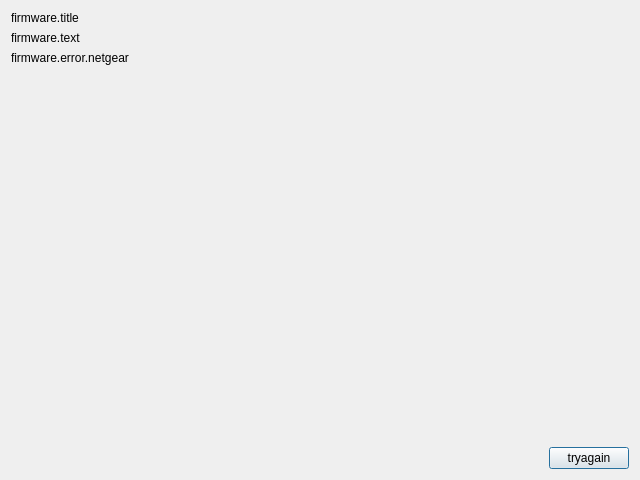
<?xml version="1.0" encoding="UTF-8"?>
<ui version="4.0">
 <class>firmwarePage</class>
 <widget class="FirmwarePage" name="firmwarePage">
  <property name="geometry">
   <rect>
    <x>0</x>
    <y>0</y>
    <width>640</width>
    <height>480</height>
   </rect>
  </property>
  <layout class="QVBoxLayout" name="verticalLayout">
   <item>
    <layout class="QHBoxLayout" name="horizontalLayout">
     <item>
      <widget class="QLabel" name="title">
       <property name="text">
        <string>firmware.title</string>
       </property>
       <property name="LPCText" stdset="0">
        <string>firmware.title</string>
       </property>
      </widget>
     </item>
    </layout>
   </item>
   <item>
    <widget class="QLabel" name="label">
     <property name="text">
      <string>firmware.text</string>
     </property>
     <property name="LPCText" stdset="0">
      <string>firmware.text</string>
     </property>
    </widget>
   </item>
   <item>
    <widget class="QLabel" name="error1">
     <property name="text">
      <string>firmware.error.netgear</string>
     </property>
     <property name="openExternalLinks">
      <bool>true</bool>
     </property>
     <property name="LPCText" stdset="0">
      <string>firmware.error.netgear</string>
     </property>
     <property name="LPCTags" stdset="0">
      <stringlist>
       <string>Error</string>
      </stringlist>
     </property>
    </widget>
   </item>
   <item>
    <spacer name="verticalSpacer">
     <property name="orientation">
      <enum>Qt::Vertical</enum>
     </property>
     <property name="sizeHint" stdset="0">
      <size>
       <width>20</width>
       <height>40</height>
      </size>
     </property>
    </spacer>
   </item>
   <item>
    <layout class="QHBoxLayout" name="horizontalLayout_2">
     <item>
      <spacer name="horizontalSpacer">
       <property name="orientation">
        <enum>Qt::Horizontal</enum>
       </property>
       <property name="sizeHint" stdset="0">
        <size>
         <width>40</width>
         <height>20</height>
        </size>
       </property>
      </spacer>
     </item>
     <item>
      <widget class="QPushButton" name="tryagain">
       <property name="text">
        <string>tryagain</string>
       </property>
       <property name="autoDefault">
        <bool>true</bool>
       </property>
       <property name="default">
        <bool>true</bool>
       </property>
       <property name="LPCText" stdset="0">
        <string>tryagain</string>
       </property>
      </widget>
     </item>
    </layout>
   </item>
  </layout>
 </widget>
 <customwidgets>
  <customwidget>
   <class>FirmwarePage</class>
   <extends>QWidget</extends>
   <header>firmwarepage.h</header>
   <container>1</container>
  </customwidget>
 </customwidgets>
 <resources/>
 <connections>
  <connection>
   <sender>tryagain</sender>
   <signal>clicked()</signal>
   <receiver>firmwarePage</receiver>
   <slot>check()</slot>
   <hints>
    <hint type="sourcelabel">
     <x>592</x>
     <y>458</y>
    </hint>
    <hint type="destinationlabel">
     <x>319</x>
     <y>239</y>
    </hint>
   </hints>
  </connection>
 </connections>
</ui>
